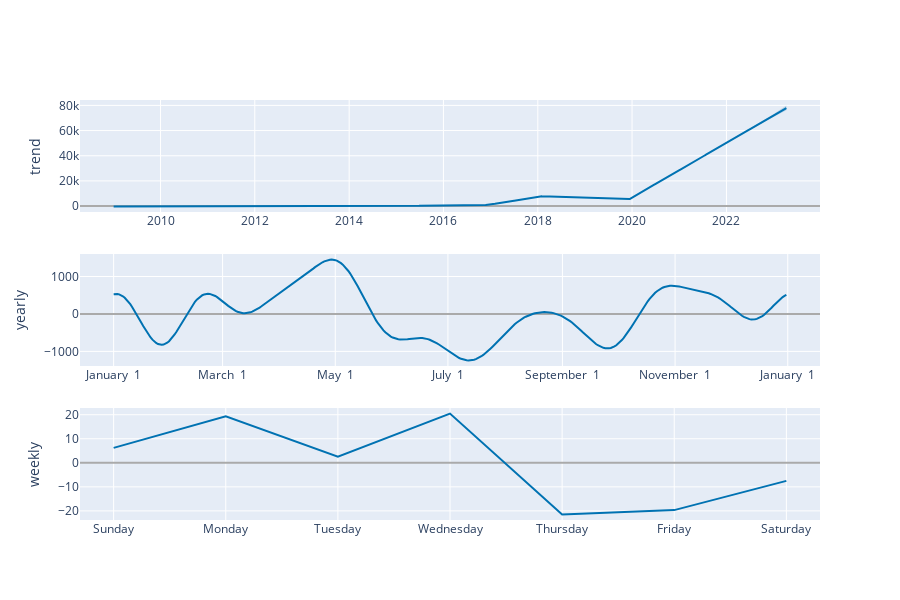

Notebook source saved alongside this figure:
### Code cell
plot_components_plotly(m, forecast)

### Figure 1 — Plotly figure (JSON) as saved in the notebook; plotly's stock layout.template omitted (floating-point values rounded to 4 significant figures; data arrays with more than 128 entries replaced by an {"elided": "..."} marker saying what was removed)
{"data": [{"line": {"color": "#0072B2", "width": 2}, "mode": "lines", "name": "trend", "type": "scatter", "x": {"elided": "5211 str values"}, "xaxis": "x", "y": {"elided": "5211 float values"}, "yaxis": "y"}, {"line": {"color": "rgba(0, 114, 178, 0.2)", "width": 0}, "mode": "lines", "name": "trend_upper", "type": "scatter", "x": {"elided": "5211 str values"}, "xaxis": "x", "y": {"elided": "5211 float values"}, "yaxis": "y"}, {"fill": "tonexty", "fillcolor": "rgba(0, 114, 178, 0.2)", "line": {"color": "rgba(0, 114, 178, 0.2)", "width": 0}, "mode": "lines", "name": "trend_lower", "type": "scatter", "x": {"elided": "5211 str values"}, "xaxis": "x", "y": {"elided": "5211 float values"}, "yaxis": "y"}, {"line": {"color": "#0072B2", "width": 2}, "mode": "lines", "name": "yearly", "type": "scatter", "x": {"elided": "365 str values"}, "xaxis": "x2", "y": {"elided": "365 float values"}, "yaxis": "y2"}, {"line": {"color": "#0072B2", "width": 2}, "mode": "lines", "name": "weekly", "type": "scatter", "x": ["2017-01-01T00:00:00", "2017-01-02T00:00:00", "2017-01-03T00:00:00", "2017-01-04T00:00:00", "2017-01-05T00:00:00", "2017-01-06T00:00:00", "2017-01-07T00:00:00"], "xaxis": "x3", "y": [6.214, 19.39, 2.551, 20.47, -21.45, -19.66, -7.508], "yaxis": "y3"}], "layout": {"height": 600, "showlegend": false, "width": 900, "xaxis": {"anchor": "y", "domain": [0, 1], "range": ["2008-04-17T12:00:00", "2023-12-26T12:00:00"], "type": "date"}, "xaxis2": {"anchor": "y2", "domain": [0, 1], "range": ["2016-12-13T18:54:02.958904115", "2018-01-18T11:04:57.863013581"], "tickformat": "%B %e", "type": "date"}, "xaxis3": {"anchor": "y3", "domain": [0, 1], "range": ["2016-12-31T16:48:00", "2017-01-07T07:12:00"], "tickformat": "%A", "type": "date"}, "yaxis": {"anchor": "x", "domain": [0.7333, 1], "rangemode": "normal", "title": {"text": "trend"}, "zerolinecolor": "#AAA"}, "yaxis2": {"anchor": "x2", "domain": [0.3667, 0.6333], "title": {"text": "yearly"}, "zerolinecolor": "#AAA"}, "yaxis3": {"anchor": "x3", "domain": [0, 0.2667], "title": {"text": "weekly"}, "zerolinecolor": "#AAA"}}}
